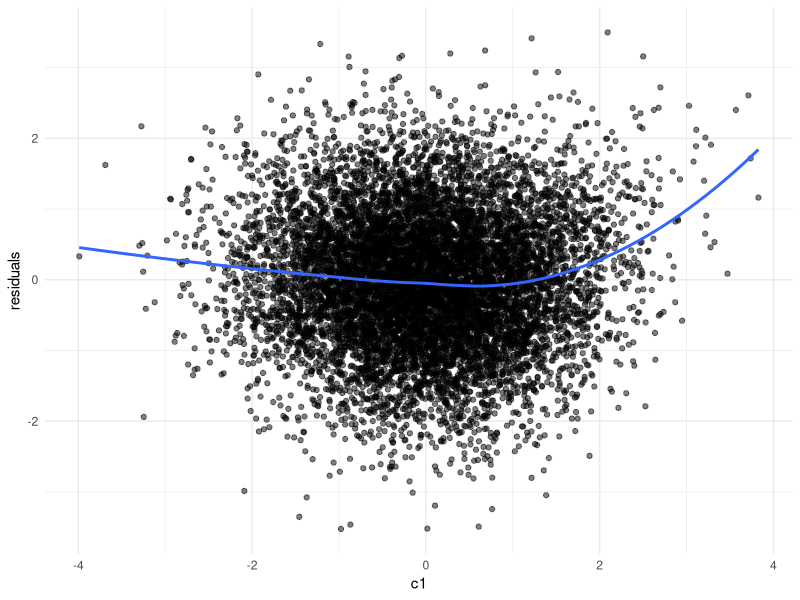

Here is the R script that generated this plot:
# reproducibility
set.seed(427) 

# load required libraries
library(mvtnorm)
library(psych)                                             # for descriptives
library(lavaan)                                            # for fitting CLPM
library(tidyverse)

### CLPM parameters ###
N <- 100000                                                # number of people
T <- 5                                                     # number of time points

ax <- 0.25                                                 # effect of X_(t-1) on X_t
ay <- 0.25                                                 # effect of Y_(t-1) on Y_t
bx <- 0.10                                                 # effect of Y_(t-1) on X_t
by <- 0.10                                                 # effect of X_(t-1) on Y_t
rho <- 0.30                                                # residual correlation of innovations
                                                          
# create the path matrix A from these effects
A <- matrix(c(ax, by, 
              bx, ay), 
            nrow = 2, byrow = TRUE)

### confounder parameters ###
k_lin <- 3                                                 # number of "linear" confounders (baseline C1..C3)

# baseline linear effects of confounders on X_t and Y_t
gamma_x_lin <- c(0.30, 0.20, 0.10)                         # effect of confounders on X_t
gamma_y_lin <- c(0.30, 0.20, 0.10)                         # effect of confounders on Y_t

# curvature parameter for the exponential (controls how fast it explodes)
b_exp <- 0.7                                               # you can tune this

# simulate base confounders: C1..C3 ~ N(0,1), independent
Psi_base <- diag(rep(1, k_lin))                            
U_lin <- rmvnorm(N, 
                 mean  = rep(0, k_lin),                    
                 sigma = Psi_base)                         

colnames(U_lin) <- paste0("c", 1:k_lin)                    # C1, C2, C3

# exponential-transformed nonlinear confounders:
# E_j = standardized exp(b_exp * C_j), orthogonalized to C_j
U_exp <- apply(U_lin, 2, function(col) {
  z_raw <- exp(b_exp * col)                                # skewed, heavy right tail
  
  # remove the linear part of col (orthogonalize wrt the linear confounder)
  z_perp <- resid(lm(z_raw ~ col))
  
  # standardize to mean 0 and var 1
  as.numeric(scale(z_perp, center = TRUE, scale = TRUE))
})

colnames(U_exp) <- paste0("c", 1:k_lin, "_exp")            # E1, E2, E3

# combine linear and exponential confounders
U <- cbind(U_lin, U_exp)                                   # N x k, where k = 2 * k_lin
k <- ncol(U)                                               # total number of confounder variables

# empirical varcov matrix of (C, exp(C)) confounders
Psi <- cov(U)

# effects for the exponential parts on X and Y (usually smaller)
gamma_x_exp <- c(0.10, 0.07, 0.05)
gamma_y_exp <- c(0.10, 0.07, 0.05)

# order of entries corresponds to (C1, C2, C3, E1, E2, E3)
gamma_x <- c(gamma_x_lin, gamma_x_exp)
gamma_y <- c(gamma_y_lin, gamma_y_exp)

# baseline 2 x k effect matrix
B_single <- rbind(gamma_x, gamma_y)

### allow time-varying B via B_list ###

# If B_list exists (list length T with 2 x k matrices), use that.
# Otherwise, default to constant B across time.
if (!exists("B_list")) {
  B_list <- replicate(T, B_single, simplify = FALSE)
}

### varcov matrices ###

# we want the variance of each variable to be 1
S_target <- diag(2)                                        # initial 2x2 identity (var = 1, cov = 0)

# variance contributed by confounders over time:
# S_U_t = B_t * Psi * B_t'
S_U_list <- lapply(B_list, function(Bt) Bt %*% Psi %*% t(Bt))
S_U  <- Reduce("+", S_U_list) / length(S_U_list)           # mean across time

# find needed covariance c between X and Y 
find_c <- function(A, S_U, rho) {

  f <- function(c) {

    # target stationary covariance of (X_t, Y_t)
    S_target_c <- matrix(c(1, c,
                           c, 1),
                         nrow = 2, byrow = TRUE)
    
    # dynamic part variance (remove confounder-induced variance)
    S_dyn_c <- S_target_c - S_U
    
    # innovation covariance matrix under stationarity
    Sigma_e_c <- S_dyn_c - t(A) %*% S_dyn_c %*% A
    
    # compute correlation of innovations
    v1 <- Sigma_e_c[1, 1]
    v2 <- Sigma_e_c[2, 2]
    cov12 <- Sigma_e_c[1, 2]
    corr_e <- cov12 / sqrt(v1 * v2)
    
    corr_e - rho
  }

  # find c such that f(c) = 0
  uniroot(f, interval = c(-0.99, 0.99))$root
}

# required covariance between X and Y
c_stat <- find_c(A, S_U, rho)

# stationary covariance of (X, Y)
S_target <- matrix(c(1, c_stat,
                     c_stat, 1),
                   nrow = 2, byrow = TRUE)

# variance by the dynamic process:
S_dyn <- S_target - S_U
S_dyn <- (S_dyn + t(S_dyn))/2                             # symmetrise

# check positive semidefinite
eS <- eigen(S_dyn)$values
eS[eS < 1e-10]

# innovation covariance matrix
Sigma_e <- S_dyn - t(A) %*% S_dyn %*% A
Sigma_e <- (Sigma_e + t(Sigma_e))/2

# For t = 1, target: S_target = S_U + Sigma_e1
Sigma_e1 <- S_dyn
Sigma_e1 <- (Sigma_e1 + t(Sigma_e1))/2

# t = 1: no lag yet, so Ddyn = e1 with Sigma_e1
Ddyn <- rmvnorm(N,
  mean  = c(0,0),
  sigma = Sigma_e1)

# initialise df with N rows and 2*T + k columns. 2*T for X and Y, k for confounders
df <- matrix(NA, nrow = N, ncol = 2*T + k)
colnames(df) <- c(paste0("x", 1:T),
                  paste0("y", 1:T),
                  colnames(U))

# save the confounders (C1..C3 and E1..E3)
df[, (2*T + 1):(2*T + k)] <- U

# first wave: use B_list[[1]]
obs1 <- Ddyn + U %*% t(B_list[[1]])

df[, 1]    <- obs1[, 1] 
df[, 1+T ] <- obs1[, 2]

# remaining waves: time-varying B_list[[i]]
for(i in 2:T){ 
  Ddyn <- Ddyn %*% t(A) + rmvnorm(N, sigma = Sigma_e) 
  obs  <- Ddyn + U %*% t(B_list[[i]]) 
  df[, i]    <- obs[, 1] 
  df[, i+T ] <- obs[, 2] 
}

df <- as.data.frame(df)

# basic checks
round(apply(df, 2, var), 3)
sigma <- cov(df)
round(sigma, 3)
describe(df)

# quick residual check for nonlinearity (just one example)
df_sample <- df[sample(1:nrow(df), 10000), ]
lm_fit <- lm(x1 ~ c1, data = df_sample)
residuals <- lm_fit$residuals

ggplot(df_sample, aes(x = c1, y = residuals)) +
  geom_point(alpha = 0.5) +
  geom_smooth(method = "loess", se = FALSE) +
  theme_minimal()

# write.csv(df, file = "Thesis/Code/Data/Data_Sim_exponential_Blist_Pop.csv", row.names = FALSE)
